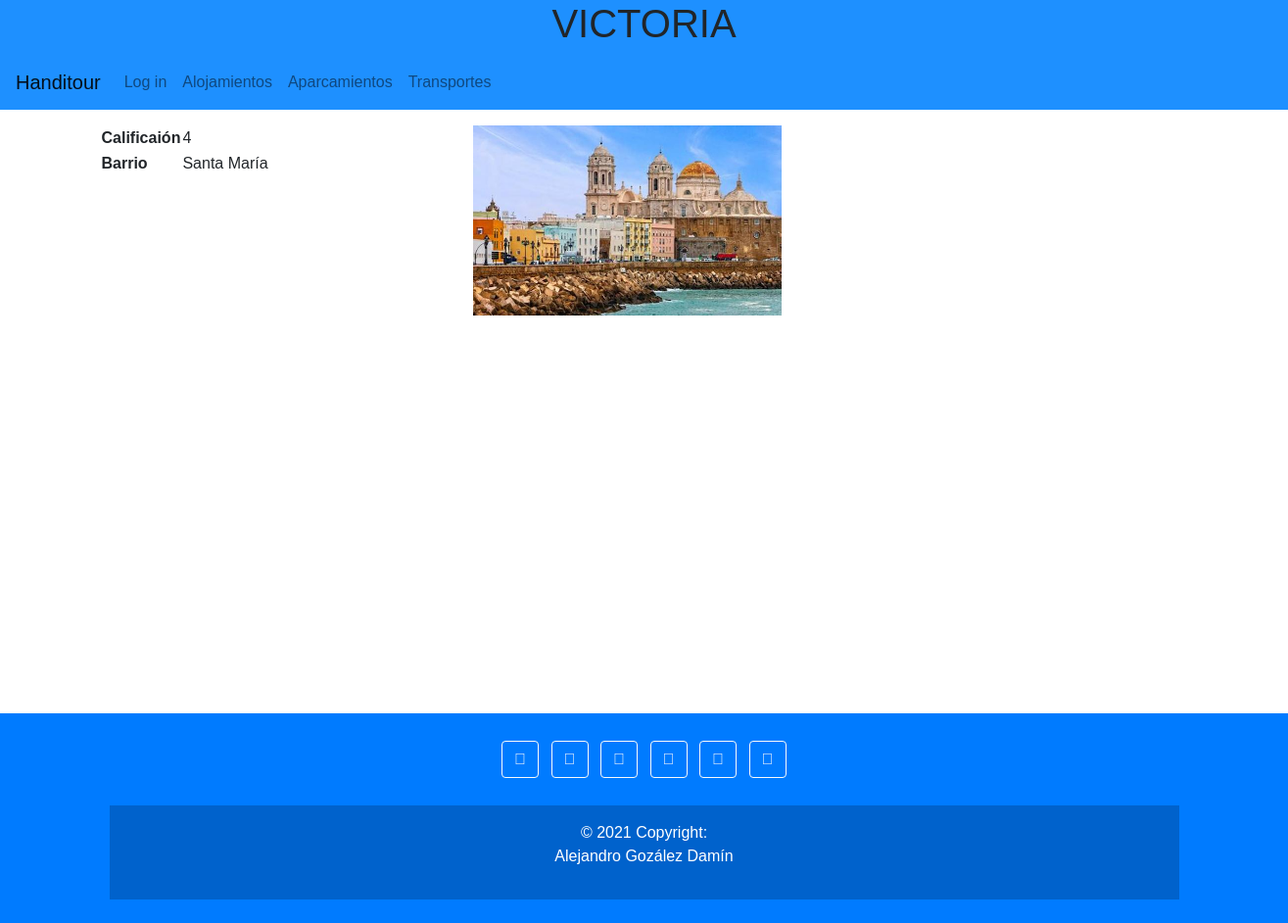
Page /alojamiento/1/ on the committed database.
### handitour/models.py (models this page shows, shortened)
class Alojamiento(models.Model):
    nombre = models.CharField(max_length=30)
    calificacion = models.PositiveIntegerField(default=1, validators=[MaxValueValidator(100), MinValueValidator(1)])
    localizacion = models.CharField(max_length=100)
    foto = models.FileField(null=True, upload_to="img/alojamiento")
    barrio = models.ForeignKey("Barrio", null=True, on_delete=models.CASCADE)
    def __str__(self):
        return self.nombre

class Barrio(models.Model):
    nombre = models.CharField(max_length=30)
    historia = models.TextField(max_length=500)
    localizacion = models.CharField(max_length=100)
    foto = models.FileField(null=True, upload_to="img/barrio")
    ciudad = models.ForeignKey("Ciudad", on_delete=models.CASCADE)
    def __str__(self):
        return self.nombre

### handitour/views.py (the view)
# urls.py: path('alojamiento/<id>/', views.detalle_alojamiento, name="alojamiento_detalle"),
def detalle_alojamiento(request, id):
    alojamiento = get_object_or_404(Alojamiento, id=id)
    ciudad = alojamiento.barrio.ciudad
    return render(request, "alojamiento.html", {"alojamiento": alojamiento, "encabezado": alojamiento.nombre.upper(), "ciudad": ciudad})

### handitour/templates/alojamiento.html (shortened to what this page needs)
{% extends "base.html" %}
{% block nav %}
    <a class="nav-link" href="/alojamientos/{{ ciudad.id }}">Alojamientos</a>
    <a class="nav-link" href="/aparcamientos/{{ ciudad.id }}">Aparcamientos</a>
    <a class="nav-link" href="#">Transportes</a>
{% endblock %}
{% block content %}
    <div class="row">
        <div class="col-md-12 col-lg-4 mt-3" style="height: 600px; width: 200px; overflow: scroll;">
            <table>
                <thead>
                    <tr>
                        <th>Calificaión</th>
                        <td>{{ alojamiento.calificacion }}</td>
                    </tr>
                    <tr>
                        <th>Barrio</th>
                        <td>{{ alojamiento.barrio }}</td>
                    </tr>
                </thead>
            </table>
        </div>
        <div class="col-md-12 col-lg-4 mt-3">
             <img src="{{alojamiento.foto.url}}" id="imgmonumento" alt="...">
        </div>
        <div class="col-md-12 col-lg-4 mt-3">
            <div id="mapa">
            </div>
        </div>
    </div>
{% endblock %}

### handitour/templates/base.html (shortened to what this page needs)
{% load static %}
<!DOCTYPE html>
<html>
    <head>
        <link rel="stylesheet" href="https://stackpath.bootstrapcdn.com/bootstrap/4.3.1/css/bootstrap.min.css">
        <link href="/static/css/estilos.css" rel="stylesheet">
    </head>
    <body>
        <header>
          <h1>{{encabezado}}</h1>
            <nav class="navbar navbar-expand-lg navbar-light bg-dodgerblue">
              <a class="navbar-brand" href="/inicio">Handitour</a>
              <div class="collapse navbar-collapse" id="navbarNavAltMarkup">
                <div class="navbar-nav">
                    {% if user.is_authenticated %}
                        <a class="nav-link" href="/logout">Log out <span class="sr-only">(current)</span></a>
                    {% else %}
                        <a class="nav-link" href="/login">Log in <span class="sr-only">(current)</span></a>
                    {% endif %}
                    {% block nav %}
                    {% endblock %}
                </div>
              </div>
            </nav>
       </header>
        <div class="container">
            {% block content %}
            {% endblock %}
        </div>
    <footer class="bg-primary text-center text-white">
      <div class="container p-4">
        <section class="mb-4">
          <a class="btn btn-outline-light btn-floating m-1" href="#!" role="button"
            ><i class="fab fa-facebook-f"></i
          ></a>
          <a class="btn btn-outline-light btn-floating m-1" href="#!" role="button"
            ><i class="fab fa-twitter"></i
          ></a>
            <a class="btn btn-outline-light btn-floating m-1" href="#!" role="button"
            ><i class="fab fa-google"></i
          ></a>
          <a class="btn btn-outline-light btn-floating m-1" href="#!" role="button"
            ><i class="fab fa-instagram"></i
          ></a>
            <a class="btn btn-outline-light btn-floating m-1" href="#!" role="button"
            ><i class="fab fa-linkedin-in"></i
          ></a>
          <a class="btn btn-outline-light btn-floating m-1" href="#!" role="button"
            ><i class="fab fa-github"></i
          ></a>
        </section>
      <div class="text-center p-3">
        © 2021 Copyright:
        <p class="text-white">Alejandro Gozález Damín</p>
      </div>
    </footer>
    </body>
</html>

### handitour/static/css/estilos.css (style rules this page uses)
* { font-family: 'Noto Sans JP', sans-serif !important; }
header { background-color: dodgerblue; text-align: center; width: 100%; }
#imgmonumento { width: 90%; }
#mapa { height: 500px; width: 500px }
.text-center.p-3 { background-color: rgba(0, 0, 0, 0.2); }

### rows in the picture
Alojamiento: nombre "VICTORIA", calificacion "4", barrio "Santa María", foto (picture)
